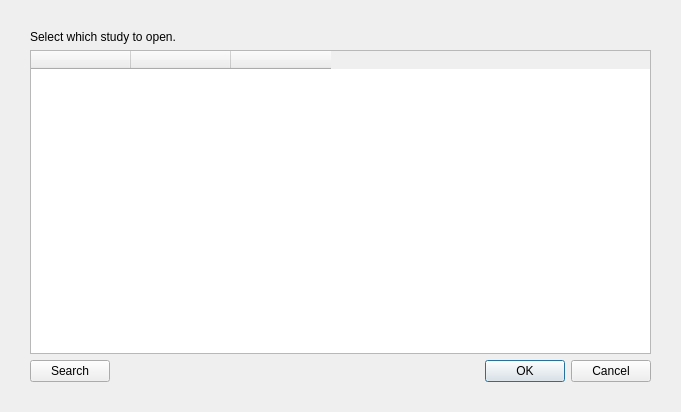
<?xml version="1.0" encoding="UTF-8"?>
<ui version="4.0">
 <class>QSelectStudyDialog</class>
 <widget class="QWidget" name="QSelectStudyDialog">
  <property name="geometry">
   <rect>
    <x>0</x>
    <y>0</y>
    <width>681</width>
    <height>412</height>
   </rect>
  </property>
  <property name="windowTitle">
   <string>Form</string>
  </property>
  <layout class="QVBoxLayout" name="verticalLayout_2">
   <property name="spacing">
    <number>6</number>
   </property>
   <property name="margin">
    <number>30</number>
   </property>
   <item>
    <widget class="QLabel" name="label">
     <property name="text">
      <string>Select which study to open.</string>
     </property>
    </widget>
   </item>
   <item>
    <widget class="QTableWidget" name="studyTableWidget">
     <property name="minimumSize">
      <size>
       <width>0</width>
       <height>0</height>
      </size>
     </property>
     <column>
      <property name="text">
       <string/>
      </property>
     </column>
     <column>
      <property name="text">
       <string/>
      </property>
     </column>
     <column>
      <property name="text">
       <string/>
      </property>
     </column>
    </widget>
   </item>
   <item>
    <layout class="QHBoxLayout" name="horizontalLayout">
     <item>
      <widget class="QPushButton" name="searchPushButton">
       <property name="text">
        <string>Search</string>
       </property>
      </widget>
     </item>
     <item>
      <widget class="QDialogButtonBox" name="buttonBox">
       <property name="standardButtons">
        <set>QDialogButtonBox::Cancel|QDialogButtonBox::Ok</set>
       </property>
       <property name="centerButtons">
        <bool>false</bool>
       </property>
      </widget>
     </item>
    </layout>
   </item>
  </layout>
 </widget>
 <resources/>
 <connections>
  <connection>
   <sender>buttonBox</sender>
   <signal>rejected()</signal>
   <receiver>QSelectStudyDialog</receiver>
   <slot>close()</slot>
   <hints>
    <hint type="sourcelabel">
     <x>412</x>
     <y>545</y>
    </hint>
    <hint type="destinationlabel">
     <x>412</x>
     <y>283</y>
    </hint>
   </hints>
  </connection>
 </connections>
</ui>
